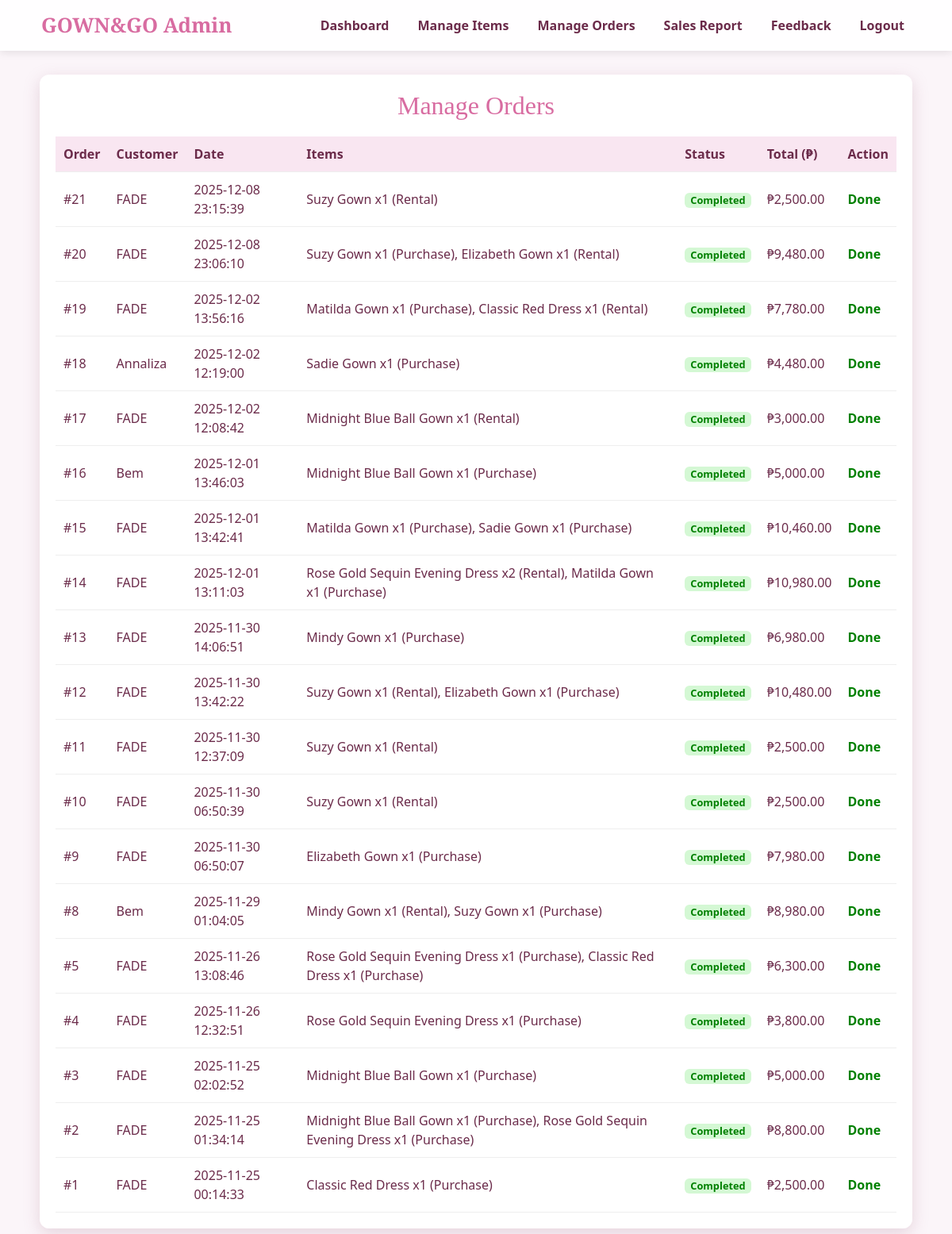
The app's page /gown_and_go/admin/manage_order.php (signed in) with its own data.
### tables this page shows
CREATE TABLE `orders` (
  `order_id` int(11) NOT NULL,
  `user_id` int(11) NOT NULL,
  `order_date` datetime DEFAULT current_timestamp(),
  `order_status` enum('Pending','Confirmed','Completed','Cancelled') NOT NULL DEFAULT 'Pending',
  `order_type` enum('Rental','Purchase') NOT NULL,
  `total_amount` decimal(12,2) NOT NULL DEFAULT 0.00,
  `delivery_address` text DEFAULT NULL
);

CREATE TABLE `users` (
  `user_id` int(11) NOT NULL,
  `username` varchar(100) NOT NULL,
  `email` varchar(150) NOT NULL,
  `password` varchar(255) NOT NULL,
  `address` text DEFAULT NULL,
  `contact_no` varchar(50) DEFAULT NULL,
  `role` enum('customer','admin') NOT NULL DEFAULT 'customer',
  `created_at` datetime DEFAULT current_timestamp()
);

### gown_and_go/admin/manage_order.php (the view, shortened to what this page needs)
<?php
include '../config.php';
$query = "
    SELECT
        o.order_id, o.order_status, o.order_date, o.total_amount,
        u.username,
        GROUP_CONCAT(CONCAT(i.name, ' x', od.quantity, ' (', od.order_type, ')') SEPARATOR ', ') AS items
    FROM orders o
    JOIN users u ON o.user_id = u.user_id
    JOIN order_details od ON o.order_id = od.order_id
    JOIN items i ON od.item_id = i.item_id
    WHERE 1
";
$query .= " GROUP BY o.order_id ORDER BY o.order_date DESC";
$stmt = $conn->prepare($query);
$stmt->execute();
$result = $stmt->get_result();
?>
<!DOCTYPE html>
<html lang="en">
<head>
    <link rel="stylesheet" href="https://cdn.jsdelivr.net/npm/bootstrap@5.3.8/dist/css/bootstrap.min.css">
    <link rel="stylesheet" href="inclusion/stylesheet.css">
</head>
<body>
    <?php include 'inclusion/nav.php'; ?>
    <div class="main-container">
        <h2>Manage Orders</h2>
        <table>
            <tr>
                <th>Order</th>
                <th>Customer</th>
                <th>Date</th>
                <th>Items</th>
                <th>Status</th>
                <th>Total (₱)</th>
                <th>Action</th>
            </tr>
            <?php while ($row = $result->fetch_assoc()): ?>
            <tr>
                <td>#<?php echo $row['order_id']; ?></td>
                <td><?php echo $row['username']; ?></td>
                <td><?php echo $row['order_date']; ?></td>
                <td><?php echo $row['items']; ?></td>
                <td>
                    <?php if ($row['order_status'] === "Completed"): ?>
                        <span class="badge completed">Completed</span>
                    <?php else: ?>
                        <span class="badge pending"><?php echo $row['order_status']; ?></span>
                    <?php endif; ?>
                </td>
                <td>₱<?php echo number_format($row['total_amount'], 2); ?></td>
                <td>
                    <?php if ($row['order_status'] !== "Completed"): ?>
                        <a class="btn" href="complete_order.php?id=<?php echo $row['order_id']; ?>">
                            Complete
                        </a>
                    <?php else: ?>
                        <span style="color:green; font-weight:bold;">Done</span>
                    <?php endif; ?>
                </td>
            </tr>
            <?php endwhile; ?>
        </table>
    </div>
</body>
</html>

### gown_and_go/admin/inclusion/stylesheet.css (style rules this page uses)
* { box-sizing: border-box; }
body { margin: 0; font-family: 'Segoe UI', sans-serif; background: url('https://i.pinimg.com/1200x/63/01/8a/63018a11c5ad770ed2eec2d2587cea74.jpg') no-repeat center fixed; background-size: cover; color: #6b2b4a; }
body::before { content: ""; position: fixed; inset: 0; background: rgba(245,230,240,0.4); z-index: -1; }
.main-container { max-width: 1100px; margin: 30px auto 50px; padding: 20px; background: rgba(255,255,255,0.94); border-radius: 12px; box-shadow: 0 6px 20px rgba(183, 134, 154, 0.3); }
h2 { text-align: center; font-family: 'Playfair Display', serif; color: #d86ca1; margin-bottom: 15px; }
table { width: 100%; border-collapse: collapse; margin-top: 20px; }
th, td { padding: 10px; border-bottom: 1px solid #eee; text-align: left; }
th { background: #f9e6f1; }

### gown_and_go/admin/manage_order.php (style rules this page uses)
.badge { padding: 3px 7px; border-radius: 6px; font-size: 0.8rem; }
.completed { background: #d4f8d4; color: green; }

### records on screen
orders: order_id "21", user.username "FADE", order_date "2025-12-08 23:15:39", items "Suzy Gown x1 (Rental)", order_status "Completed", total_amount "2,500.00"
orders: order_id "20", user.username "FADE", order_date "2025-12-08 23:06:10", items "Suzy Gown x1 (Purchase), Elizabeth Gown x1 (Rental)", order_status "Completed", total_amount "9,480.00"
orders: order_id "19", user.username "FADE", order_date "2025-12-02 13:56:16", items "Matilda Gown x1 (Purchase), Classic Red Dress x1 (Rental)", order_status "Completed", total_amount "7,780.00"
orders: order_id "18", user.username "Annaliza", order_date "2025-12-02 12:19:00", items "Sadie Gown x1 (Purchase)", order_status "Completed", total_amount "4,480.00"
orders: order_id "17", user.username "FADE", order_date "2025-12-02 12:08:42", items "Midnight Blue Ball Gown x1 (Rental)", order_status "Completed", total_amount "3,000.00"
orders: order_id "16", user.username "Bem", order_date "2025-12-01 13:46:03", items "Midnight Blue Ball Gown x1 (Purchase)", order_status "Completed", total_amount "5,000.00"
orders: order_id "15", user.username "FADE", order_date "2025-12-01 13:42:41", items "Matilda Gown x1 (Purchase), Sadie Gown x1 (Purchase)", order_status "Completed", total_amount "10,460.00"
orders: order_id "14", user.username "FADE", order_date "2025-12-01 13:11:03", items "Rose Gold Sequin Evening Dress x2 (Rental), Matilda Gown x1 (Purchase)", order_status "Completed", total_amount "10,980.00"
orders: order_id "13", user.username "FADE", order_date "2025-11-30 14:06:51", items "Mindy Gown x1 (Purchase)", order_status "Completed", total_amount "6,980.00"
orders: order_id "12", user.username "FADE", order_date "2025-11-30 13:42:22", items "Suzy Gown x1 (Rental), Elizabeth Gown x1 (Purchase)", order_status "Completed", total_amount "10,480.00"
orders: order_id "11", user.username "FADE", order_date "2025-11-30 12:37:09", items "Suzy Gown x1 (Rental)", order_status "Completed", total_amount "2,500.00"
orders: order_id "10", user.username "FADE", order_date "2025-11-30 06:50:39", items "Suzy Gown x1 (Rental)", order_status "Completed", total_amount "2,500.00"
orders: order_id "9", user.username "FADE", order_date "2025-11-30 06:50:07", items "Elizabeth Gown x1 (Purchase)", order_status "Completed", total_amount "7,980.00"
orders: order_id "8", user.username "Bem", order_date "2025-11-29 01:04:05", items "Mindy Gown x1 (Rental), Suzy Gown x1 (Purchase)", order_status "Completed", total_amount "8,980.00"
orders: order_id "5", user.username "FADE", order_date "2025-11-26 13:08:46", items "Rose Gold Sequin Evening Dress x1 (Purchase), Classic Red Dress x1 (Purchase)", order_status "Completed", total_amount "6,300.00"
orders: order_id "4", user.username "FADE", order_date "2025-11-26 12:32:51", items "Rose Gold Sequin Evening Dress x1 (Purchase)", order_status "Completed", total_amount "3,800.00"
orders: order_id "3", user.username "FADE", order_date "2025-11-25 02:02:52", items "Midnight Blue Ball Gown x1 (Purchase)", order_status "Completed", total_amount "5,000.00"
orders: order_id "2", user.username "FADE", order_date "2025-11-25 01:34:14", items "Midnight Blue Ball Gown x1 (Purchase), Rose Gold Sequin Evening Dress x1 (Purchase)", order_status "Completed", total_amount "8,800.00"
orders: order_id "1", user.username "FADE", order_date "2025-11-25 00:14:33", items "Classic Red Dress x1 (Purchase)", order_status "Completed", total_amount "2,500.00"
